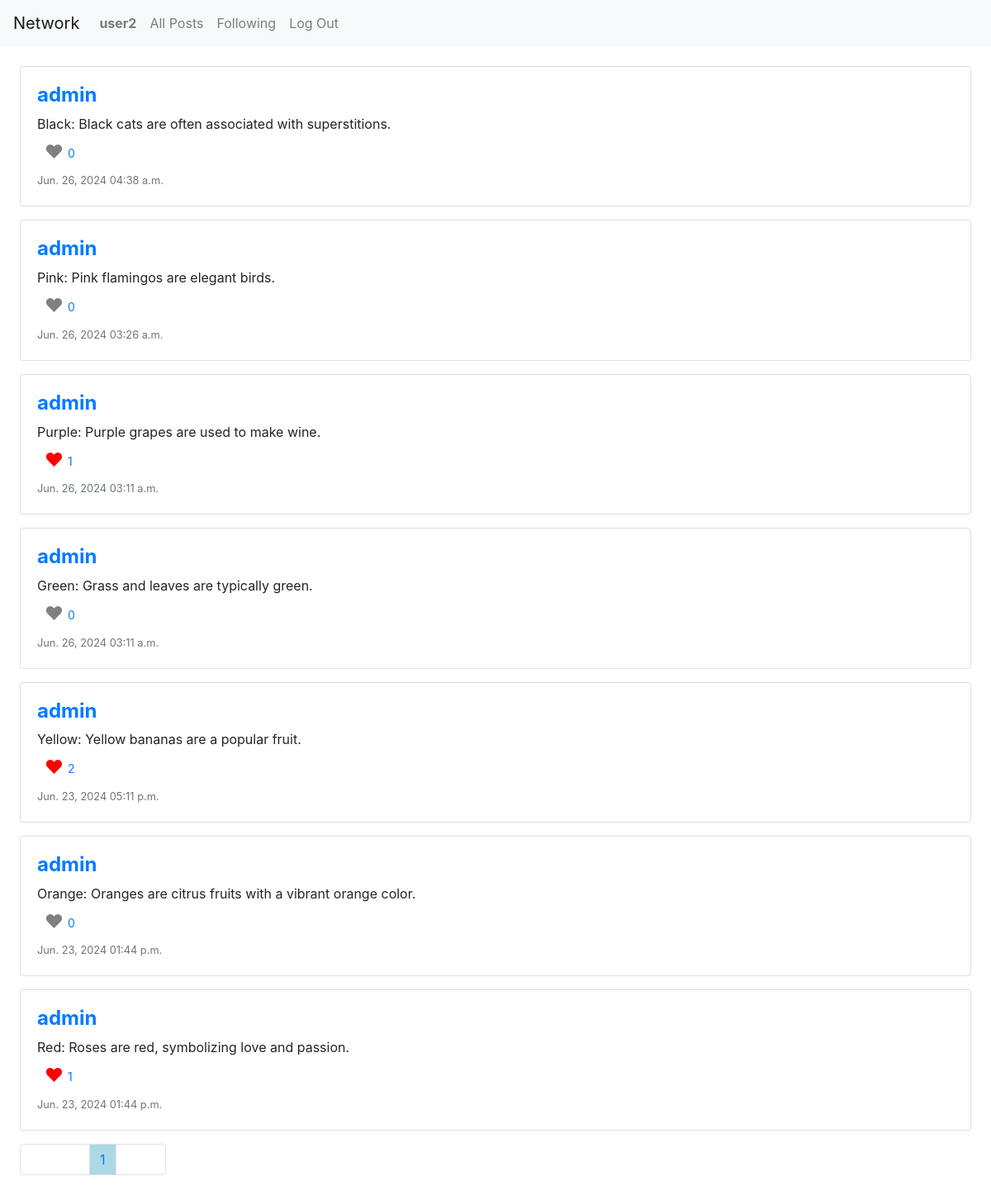
/following/3 (signed in), run on the app's committed database.
### network/models.py (models this page shows, shortened)
class User(AbstractUser):
    pass

class Post(models.Model):
    user = models.ForeignKey(User, on_delete=models.CASCADE)
    content = models.TextField()
    created_at = models.DateTimeField(auto_now_add=True)
    def number_of_like(self):
        total_like = 0
        for like in self.likes.all():
            total_like += 1
        return total_like
    def user_like(self, user_id):
        for like in self.likes.all():
            if like.user.id == user_id:
                return True
        return False

class Like(models.Model):
    user = models.ForeignKey(User, on_delete=models.CASCADE)
    post = models.ForeignKey(Post, related_name="likes", on_delete=models.CASCADE)

### network/views.py (the view)
# urls.py: path("following/<int:user_id>", views.following, name="following"),
@login_required(login_url ="/login")
def following(request, user_id):
    try:
        user = User.objects.get(id=user_id)
        following_users_posts = Post.objects.none()
        followers = Follower.objects.filter(user=user)
        for f in followers:
            posts = Post.objects.filter(user=f.followed_user)
            if posts:
                following_users_posts = following_users_posts.union(posts)
        following_users_posts = following_users_posts.order_by('-created_at')
        for post in following_users_posts:
            post.is_liked = post.user_like(user_id)
            post.user_id = post.user.id
            post.username = post.user.username
            post.number_like = post.number_of_like
        posts_dict = [post.__dict__ for post in following_users_posts]
        paginator = Paginator(posts_dict, 10) # Show 10 post per page.
        page_number = request.GET.get('page')
        page_obj = paginator.get_page(page_number)
        return render(request, "network/following.html", {"page_obj": page_obj})
    except User.DoesNotExist:
        return HttpResponseRedirect(reverse("error"))

### network/templates/network/following.html (shortened to what this page needs)
{% extends "network/layout.html" %}
{% load static %}
{% block body %}
<div class="m-4">
    {% for element in page_obj %}
    <div class="card mt-3">
        <div class="card-body">
            <div class="row">
                <div class="col-sm-12">
                    <h4><a href="{% url 'profile' element.user_id%}"><strong>{{element.username}}</strong></a></h4>
                </div>
                <div class="col-sm-12">{{element.content}}</div>
                <div class="like-number col-sm-12">
                    <button class="btn btn-sm btn-link" data-id="{{element.id}}">
                        {% if element.is_liked %}
                        <span class="heart-like" style="font-size: 1.6em; color: red">&#9829;</span>
                        {% else %}
                        <span class="heart-like" style="font-size: 1.6em; color: gray">&#9829;</span>
                        {% endif %}
                        <span class="number-like"
                            style="position: absolute; padding: 8px 5px;">{{element.number_like}}</span>
                    </button>
                </div>
                <div class="col-sm-12"><small class="text-muted">{{element.created_at|date:"M. d, Y h:i a"}}</small>
                </div>
            </div>
        </div>
    </div>
    {% empty %}
    <div class="card mt-3">
        <div class="card-body">
            <h4>Empty</h4>
        </div>
    </div>
    {% endfor %}
    <nav class="mt-3">
        <ul class="pagination">
            {% if page_obj.has_previous %}
            <li class="page-item"><a class="page-link" href="?page={{ page_obj.previous_page_number }}">Previous</a>
            </li>
            {% else %}
            <li class="page-item" style="width: 85px"><span class="page-link h-100"></span></li>
            {% endif %}
            {% for i in ''|ljust:page_obj.paginator.num_pages %}
            {% if page_obj.number == forloop.counter%}
            <li class="page-item"><a class="page-link" style="background-color: lightblue;"
                    href="?page={{ forloop.counter }}">{{forloop.counter}}</a></li>
            {% else %}
            <li class="page-item"><a class="page-link" href="?page={{ forloop.counter }}">{{forloop.counter}}</a></li>
            {% endif %}
            {% endfor %}
            {% if page_obj.has_next %}
            <li class="page-item"><a class="page-link" href="?page={{ page_obj.next_page_number }}">Next</a></li>
            {% else %}
            <li class="page-item" style="width: 60px;"><span class="page-link h-100"></span></li>
            {% endif %}
        </ul>
    </nav>
</div>
{% endblock %}

### network/templates/network/layout.html (shortened to what this page needs)
{% load static %}
<!DOCTYPE html>
<html lang="en">
    <head>
        <link rel="stylesheet" href="https://stackpath.bootstrapcdn.com/bootstrap/4.4.1/css/bootstrap.min.css">
        <link href="{% static 'network/styles.css' %}" rel="stylesheet">
    </head>
    <body>
        <nav class="navbar navbar-expand-lg navbar-light bg-light">
            <a class="navbar-brand" href="#">Network</a>
            <div>
              <ul class="navbar-nav mr-auto">
                {% if user.is_authenticated %}
                    <li class="nav-item">
                        <a class="nav-link" href="{% url 'profile' user.id%}"><strong>{{ user.username }}</strong></a>
                    </li>
                {% endif %}
                <li class="nav-item">
                  <a class="nav-link" href="{% url 'index' %}">All Posts</a>
                </li>
                {% if user.is_authenticated %}
                    <li class="nav-item">
                        <a class="nav-link" href="{% url 'following' user.id%}">Following</a>
                    </li>
                    <li class="nav-item">
                        <a class="nav-link" href="{% url 'logout' %}">Log Out</a>
                    </li>
                {% endif %}
              </ul>
            </div>
          </nav>
        <div class="body">
            {% block body %}
            {% endblock %}
        </div>
    </body>
</html>

### data on the page
User: username "user2"
Post: username "admin", content "Black: Black cats are often associated with superstitions.", number_like "0", created_at "Jun. 26, 2024 04:38 a.m."
Post: username "admin", content "Pink: Pink flamingos are elegant birds.", number_like "0", created_at "Jun. 26, 2024 03:26 a.m."
Post: username "admin", content "Purple: Purple grapes are used to make wine.", number_like "1", created_at "Jun. 26, 2024 03:11 a.m."
Post: username "admin", content "Green: Grass and leaves are typically green.", number_like "0", created_at "Jun. 26, 2024 03:11 a.m."
Post: username "admin", content "Yellow: Yellow bananas are a popular fruit.", number_like "2", created_at "Jun. 23, 2024 05:11 p.m."
Post: username "admin", content "Orange: Oranges are citrus fruits with a vibrant orange color.", number_like "0", created_at "Jun. 23, 2024 01:44 p.m."
Post: username "admin", content "Red: Roses are red, symbolizing love and passion.", number_like "1", created_at "Jun. 23, 2024 01:44 p.m."
